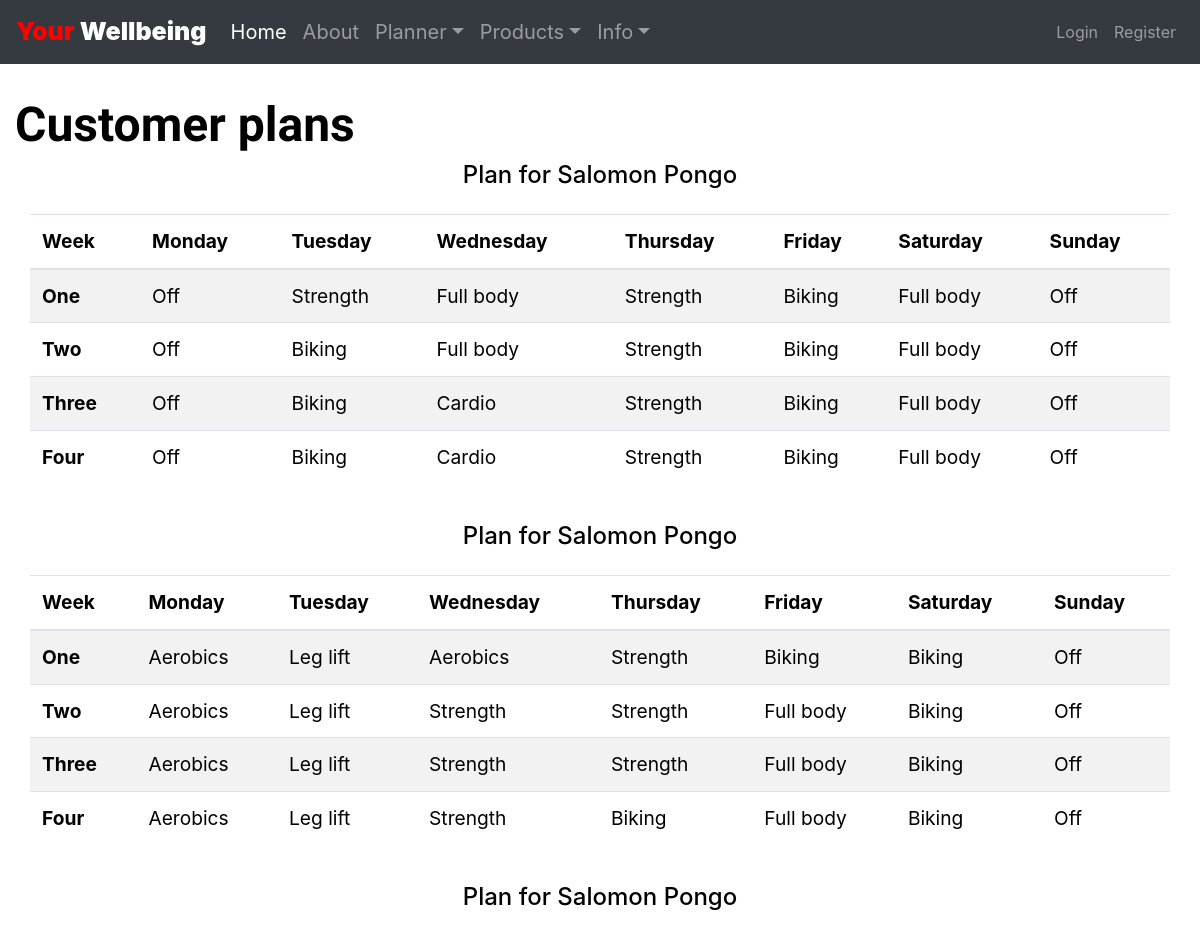
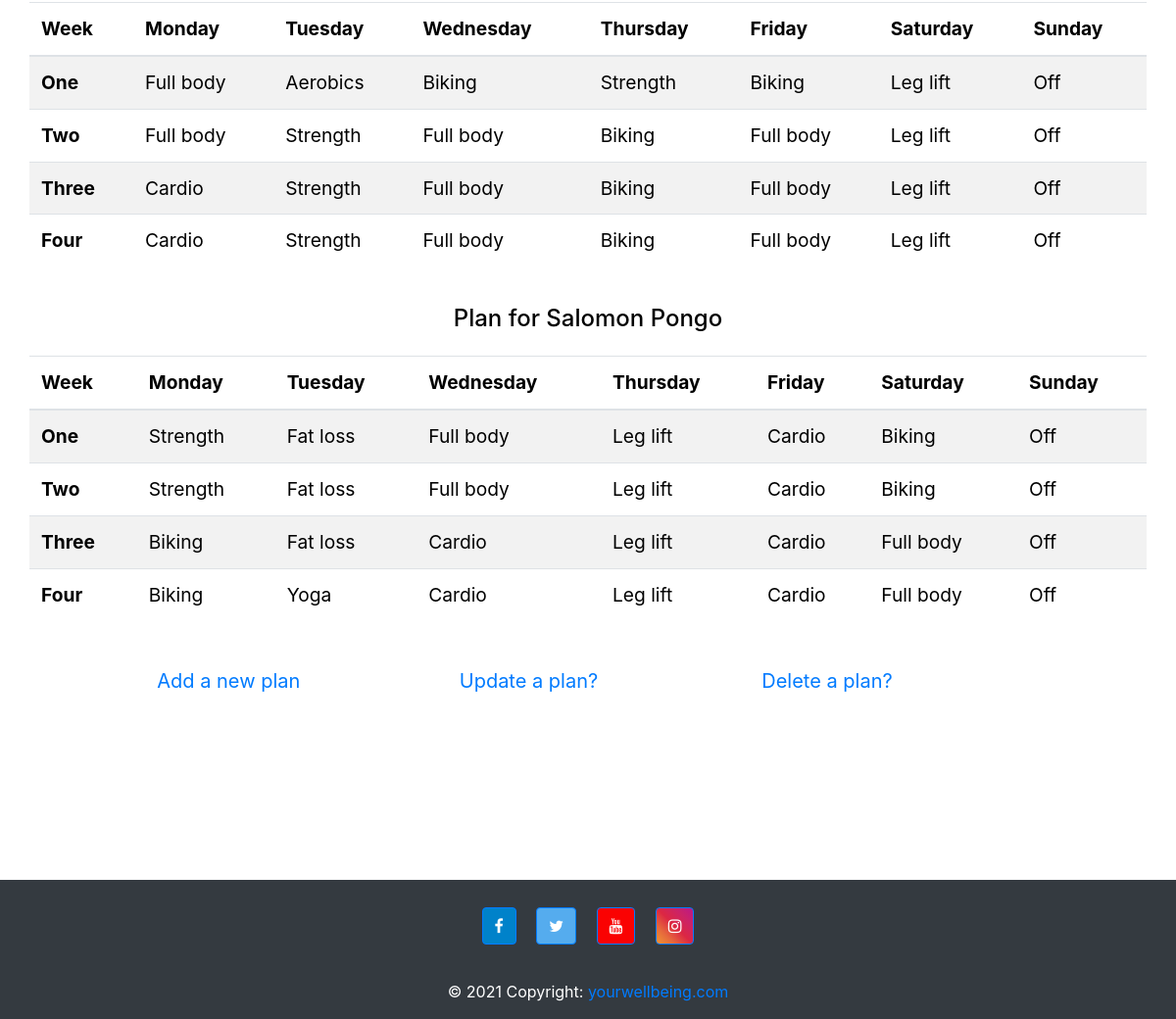
/workouts/edit-workout.php, run on an earlier commit of the app's database (2 pictures, top to bottom).
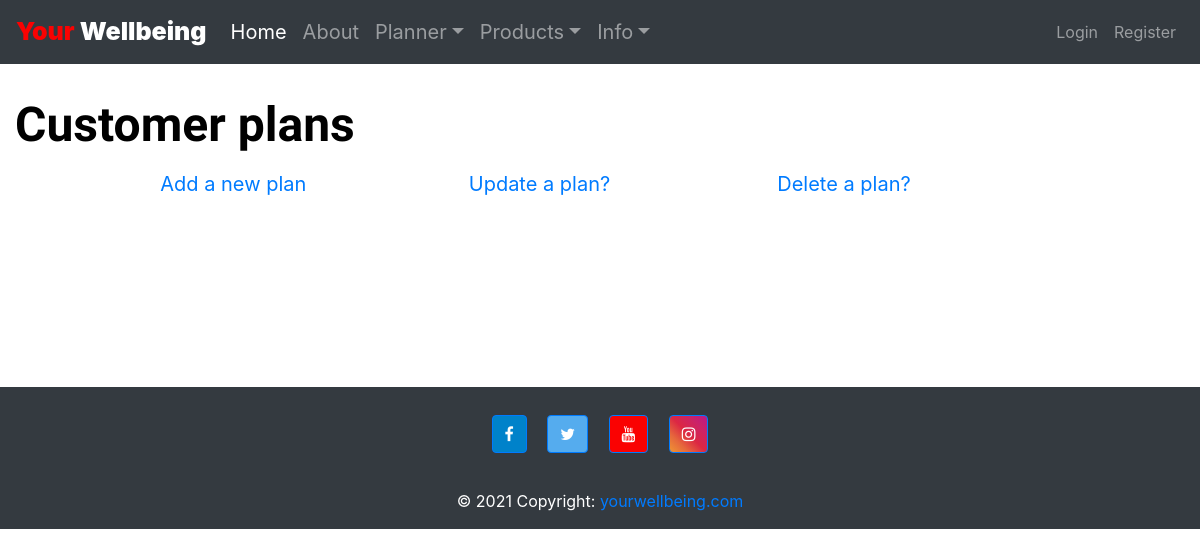
And on a later commit of the database.
### tables this page shows
CREATE TABLE `exercises` (
  `id` int(11) NOT NULL,
  `exercise_name` varchar(50) NOT NULL,
  `exercise_description` text NOT NULL,
  `calorie_burnt` decimal(6,2) NOT NULL
);

CREATE TABLE `users` (
  `id` int(11) NOT NULL,
  `first_name` varchar(50) NOT NULL,
  `last_name` varchar(50) NOT NULL,
  `email` varchar(255) NOT NULL,
  `password` varchar(100) NOT NULL,
  `age` int(11) NOT NULL,
  `profile_picture` blob DEFAULT NULL,
  `user_data_id` int(11) NOT NULL,
  `coach_id` int(11) NOT NULL,
  `role` varchar(100) DEFAULT NULL
);

### Models/Workouts.php (called while the page is built, shortened)
<?php
    class Workout
    {
        public function getAllWorkouts($dbcon){
            $sql = "SELECT exercise_name,calorie_burnt, users.id,users.first_name,users.last_name FROM workouts_exercises
                      JOIN users ON workouts_exercises.user_id = users.id
                      JOIN exercises ON workouts_exercises.exercise_id = exercises.id
                      ORDER by users.id,week,day_number";
            $statement = $dbcon->prepare($sql);
            $statement->execute();
            $workouts = $statement->fetchAll(PDO::FETCH_OBJ);
            return $workouts;
        }
    }
?>

### workouts/edit-workout.php (the view, shortened to what this page needs)
<?php
    include '../template/header.php';
    require_once '../Models/Database.php';
    require_once '../Models/Workouts.php';
    $dbcon = Database::getDb();
    $workout = new Workout();
    $workouts =  $workout->getAllWorkouts($dbcon);
?>
<main class="container plan planner">
	<div class="row">
		<h1>Customer plans</h1>
		<?php
			$nbWeek=4;
			$weekDays=7;
			$tabNum=ceil(count($workouts)/($weekDays*$nbWeek));
			for ($k=0;$k<$tabNum;$k++)
			{
				echo '<div class="workout general table-responsive col-lg-12">
				<h3> Plan for '.$workouts[$k]->first_name.' '.$workouts[$k]->last_name.'</h3>';
				$weekNb=array("One","Two","Three","Four");
				echo '<table class="table table-striped">
				<thead >
				<tr>
				<th scope="col">Week</th>
				<th scope="col">Monday</th>
				<th scope="col">Tuesday</th>
				<th scope="col">Wednesday</th>
				<th scope="col">Thursday</th>
				<th scope="col">Friday</th>
				<th scope="col">Saturday</th>
				<th scope="col">Sunday</th>
				</tr>
				</thead>
				<tbody>';
				for($i=0;$i<$nbWeek;$i++){
					echo '<tr>
					<th scope="row">'.$weekNb[$i].'</th>';
					for($j=0;$j<$weekDays;$j++){
						$current=$j+$i*$weekDays;
						if(!empty($workouts[$current+$k*$nbWeek*$weekDays]->exercise_name)){
							echo '<td>'.$workouts[$current+$k*$nbWeek*$weekDays]->exercise_name.'</td>';
						}
					}
					echo '</tr>';
				}
				echo '</tbody>
				</table>
				</div>';
			}
		?>
	</div>
	<div class="row justify-content-center">
		<div class=" m-2 offset-lg-3 offset-3  col-6 col-sm-3">
			<a href="add-workout.php">Add a new plan</a>
		</div>
		<div class="m-2 offset-3  col-6 col-sm-3">
			<a href="update-workout.php">Update a plan?</a>
		</div>
		<div class="m-2 offset-3  col-6 col-sm-3">
			<a href="delete-workou.php">Delete a plan?</a>
		</div>
	</div>
</main>
<?php include '../template/footer.php'; ?>

### Template/header.php (shortened to what this page needs)
<!DOCTYPE html>
<html>
<head>
    <link rel="stylesheet" href="https://maxcdn.bootstrapcdn.com/bootstrap/4.0.0/css/bootstrap.min.css">
    <link rel="stylesheet" type="text/css" href="../css/about.css">
    <link rel="stylesheet" type="text/css" href="../css/content.css">
    <link rel="stylesheet" type="text/css" href="../css/planner.css">
    <link rel="stylesheet" href="https://cdnjs.cloudflare.com/ajax/libs/font-awesome/4.7.0/css/font-awesome.min.css">
</head>
<body>
    <nav class="navbar navbar-expand-md navbar-dark bg-dark">
        <a href="../home/home.php" class="navbar-brand logo"><span style="color: #fa0202;">Your</span> Wellbeing</a>
        <div class="collapse navbar-collapse justify-content-between" id="navbarCollapse">
            <div class="navbar-nav">
                <a href="../home/home.php" class="nav-item nav-link active home-lnk">Home</a>
                <a href="../home/home.php" class="nav-item nav-link about-lnk">About</a>
                <div class="nav-item dropdown">
                    <a href="#" class="nav-link dropdown-toggle planner-lnk" data-toggle="dropdown">Planner</a>
                </div>
                <div class="nav-item dropdown">
                    <a href="#" class="nav-link dropdown-toggle products-lnk" data-toggle="dropdown">Products</a>
                </div>
                <div class="nav-item dropdown">
                    <a href="#" class="nav-link dropdown-toggle info-lnk" data-toggle="dropdown">Info</a>
                </div>
            </div>
            <div class="navbar-nav">
                <?php
                if (isset($_SESSION['role'])) {
                    echo '<a href="../login/user-list.php" class="nav-item nav-link">Users List</a>';
                    echo ' <a href="../login/logout.php" class="nav-item nav-link">Sign out</a>';
                } else {
                    echo '<a href="../login/login.php" class="nav-item nav-link">Login</a>';
                    echo ' <a href="../login/registration.php" class="nav-item nav-link">Register</a>';
                }
                ?>
            </div>
        </div>
    </nav>

### Template/footer.php (shortened to what this page needs)
<footer class="page-footer font-small bg-dark  pt-4">
    <div class="container">
        <ul class="list-unstyled list-inline text-center">
            <li class="list-inline-item" >
                <a class="btn btn-primary btn-floating m-1" style="background-color: #0082ca;" href="#" role="button">
                    <i class="fa fa-facebook-f"> </i>
                </a>
            </li>
            <li class="list-inline-item">
                <a class="btn btn-primary btn-floating m-1" style="background-color: #55acee;" href="#" role="button">
                    <i class="fa fa-twitter"> </i>
                </a>
            </li>
            <li class="list-inline-item">
                <a class="btn btn-primary btn-floating m-1" style="background-color: #fa0202;" href="#" role="button">
                    <i class="fa fa-youtube"> </i>
                </a>
            </li>
            <li class="list-inline-item">
                <a class="btn btn-primary btn-floating m-1" style="background: #f09433;
                background:linear-gradient(45deg, #f09433 0%,#e6683c 25%,#dc2743 50%,#cc2366 75%,#bc1888 100%);
                filter: progid:DXImageTransform.Microsoft.gradient( startColorstr='#f09433', endColorstr='#bc1888',GradientType=1 );"
                href="#" role="button">
                    <i class="fa fa-instagram"> </i>
                </a>
            </li>
        </ul>
    </div>
    <div class="footer-copyright text-white text-center py-3">© 2021 Copyright:
        <a  href="https://yourwellbeing.com/"> yourwellbeing.com</a>
    </div>
</footer>
</body>
</html>

### css/about.css (style rules this page uses)
.logo { font-size: 200px; }

### css/content.css (style rules this page uses)
.logo { font-size: 25px; font-weight: 900; }
.home-lnk, .about-lnk, .planner-lnk, .products-lnk, .info-lnk { font-size: 20px; }

### css/planner.css (style rules this page uses)
.planner, .testimonials, .coach { background-color: white; max-width: 100%; padding-bottom: 5em; padding-top: 2em; color: black; }
.planner h1, .testimonials h1, .coach h1 { text-align: center; font-family: "Parisienne", "Lato", "Raleway", sans-serif, cursive; font-size: 3em; font-weight: bold; }
.row, .planner .row, .exercise .row, .coach .row, .planner form, .form-group { max-width: 1200px; margin: 0 auto; }
.planner a, .coach a, .testimonials a { text-decoration: none; font-size: 1.25em; }
main { margin-bottom: 100px; }
.planner .workout { position: relative; }
.planner .workout table { font-size: 1.2em; margin-bottom: 2em; }
.planner .workout h3 { font-size: 1.5em; margin-bottom: 1em; text-align: center; }

What changed in the data, as far as the page shows it:
removed exercises: users.first_name "Salomon", users.last_name "Pongo", i "One", exercise_name "Off", i "Two", i "Three", i "Four"
removed exercises: exercise_name "Strength", users.first_name "Salomon", users.last_name "Pongo", i "One", i "Two", i "Three", i "Four"
removed exercises: exercise_name "Full body", users.first_name "Salomon", users.last_name "Pongo", i "One", i "Two", i "Three", i "Four"
removed exercises: exercise_name "Biking"
removed exercises: exercise_name "Cardio"
removed exercises: exercise_name "Aerobics"
removed exercises: exercise_name "Leg lift"
removed exercises: exercise_name "Fat loss"
removed exercises: exercise_name "Yoga", shown under "Four"
